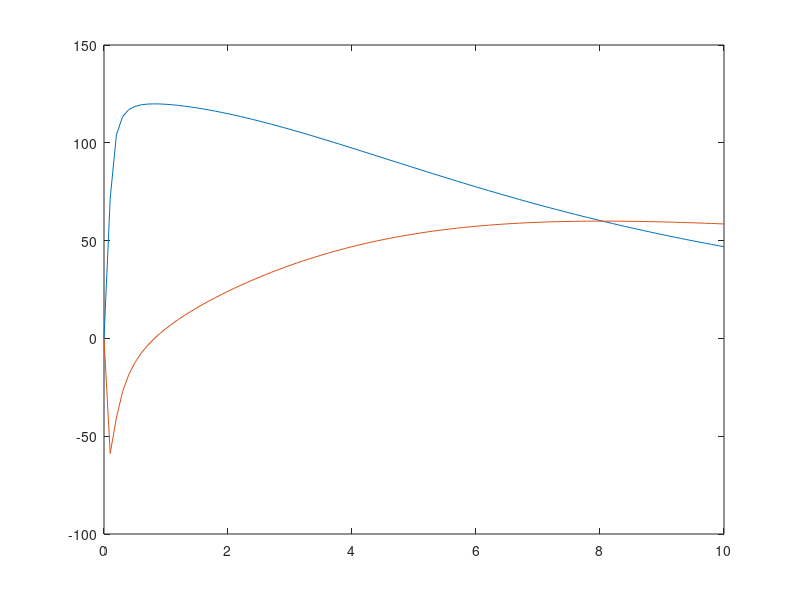

This chart was generated by the following MATLAB code:
% clear all

% Input all parameters
me = 9.10938215E-31; % electron mass
q = 1.60217646E-19;  % electronic charge
permittivity = 8.854187817620E-12; % vacuum permitivitty

meff = 0.47*me; % effective electron mass

f = (0:0.1:10); % create frequency range: 0 - 10 THz
f = f';
w = f*1e12*2*pi; % omega (angular frequency)

    A = 1; % Dummy factor in Lorentzian Equation
epsilon = 12.95; % dielectric constant of sample

Np = 1e23; % photoexcited carrier concentration
Neq = 1e14; % equilibrium carrier concentration
gamma = 0.5e14; % scattering frequency

%% Choose Method
method = 1; % [SP/Lorentzian Model:1, Drude Model:2, Drude-Smith Model:3]

%% Lorentzian
if method == 1
    plasma_freq = @(w,f,N,meff)(ones(size(w)).*sqrt(0.5*N*q^2/(meff*epsilon*permittivity)));
    w0  = plasma_freq(w,f,Np+Neq,meff);
    w0eq = plasma_freq(w,f,Neq,meff);
    lor = @(w,w0,N,gamma,meff)((1i*N*q^2*w)./(meff*(w.^2-w0.^2+1i*w*gamma)));
    conductivity_fit = A*(lor(w,w0,Np+Neq,gamma,meff)- lor(w,w0eq,Neq,gamma,meff));
end

%% Drude Model
if method == 2
    drude = ((1i*(2e23)*q^2*w)./(mh_eff*(w.^2+1i*w*1e13)));
end

%% Drude-Smith Model
if method == 3
    c = -1;
    drudeSmith = ((1i*(1e20)*q^2*w)./(meff*(w.^2+1i*w*1e13))) + c*((1i*(1e20)*q^2*w)./(meff*(w.^2+1i*w*1e13)))./(1 - 1i*w*1e-13);
end

%% Plots
% figure
% box on
% C = linspecer('insert number of graphs here');
% for j=1:5
% plot(f,real(a(:,j)),f,imag(a(:,j)),'color',C(j,:),'linewidth',1.5)
% hold on
% end
% y(:,2) = conductivity_fit;

figure
box on
plot(f,real(conductivity_fit),f,imag(conductivity_fit))
